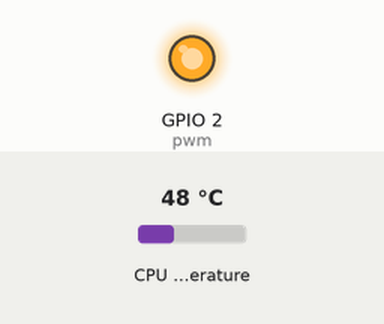
This program was run on a simulated Raspberry Pi (BCM pin numbers). On the bench: output pins drawn as LEDs (lit = HIGH). The test bench sets the inputs (shaded band); at power-on: CPU temperature 48 °C.

Above: at 1.2 s.
1.3 s: CPU temperature set to 31 °C
At 6.3 s:
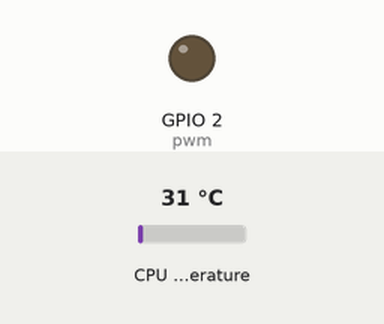
7.3 s: CPU temperature set to 33 °C
13.3 s: CPU temperature set to 35 °C
At 16.4 s:
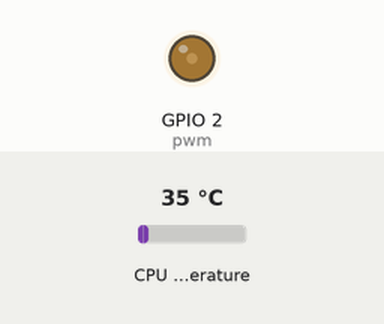
19.3 s: CPU temperature set to 44 °C
At 21.4 s:
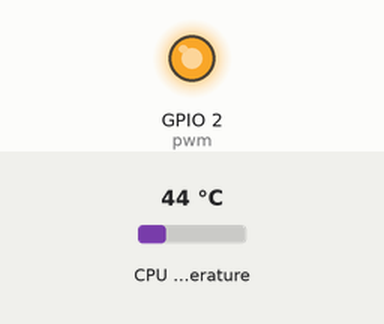
Timing chart, 0 to 22.9 s (numbered marks = the images above; inputs shaded):
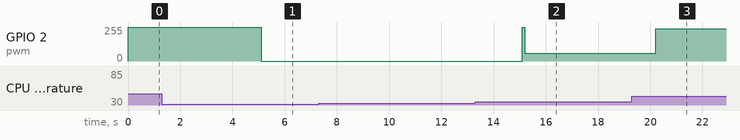

The program:

tcf.py
```python
#!/usr/bin/env python
# encoding: utf-8

import RPi.GPIO
import time
RPi.GPIO.setwarnings(False)
RPi.GPIO.setmode(RPi.GPIO.BCM)
RPi.GPIO.setup(2, RPi.GPIO.OUT)
pwm = RPi.GPIO.PWM(2,100)
RPi.GPIO.setwarnings(False)


speed = 0
prv_temp = 0

try:
    while True:

        tmpFile = open( '/sys/class/thermal/thermal_zone0/temp' )
        cpu_temp = int(tmpFile.read())
        tmpFile.close()
        if cpu_temp>=34500 :

                if prv_temp<34500 :
                #启动时防止风扇卡死先全功率转0.1秒
                        pwm.start(0)
                        pwm.ChangeDutyCycle(100)
                        time.sleep(.1)
                speed = min( cpu_temp/125-257 , 100 )
                pwm.ChangeDutyCycle(speed)
        else :
                pwm.stop()
        prv_temp = cpu_temp

        time.sleep(5)

except KeyboardInterrupt:
		pass
pwm.stop()
```

Measured:
- the behaviour switches between 34 and 35 °C on CPU temperature (found by bisection; images 1 and 2)
- after the input at 1.3 s, GPIO 2 (pwm): 255/255 → 0/255 after 3.8 s
- after the input at 7.3 s, every drawn part: stays the same
- after the input at 13.3 s, GPIO 2 (pwm): 0/255 → 255/255 after 1.8 s, → 59/255 0.10 s later
- after the input at 19.3 s, GPIO 2 (pwm): 59/255 → 242/255 after 0.90 s
